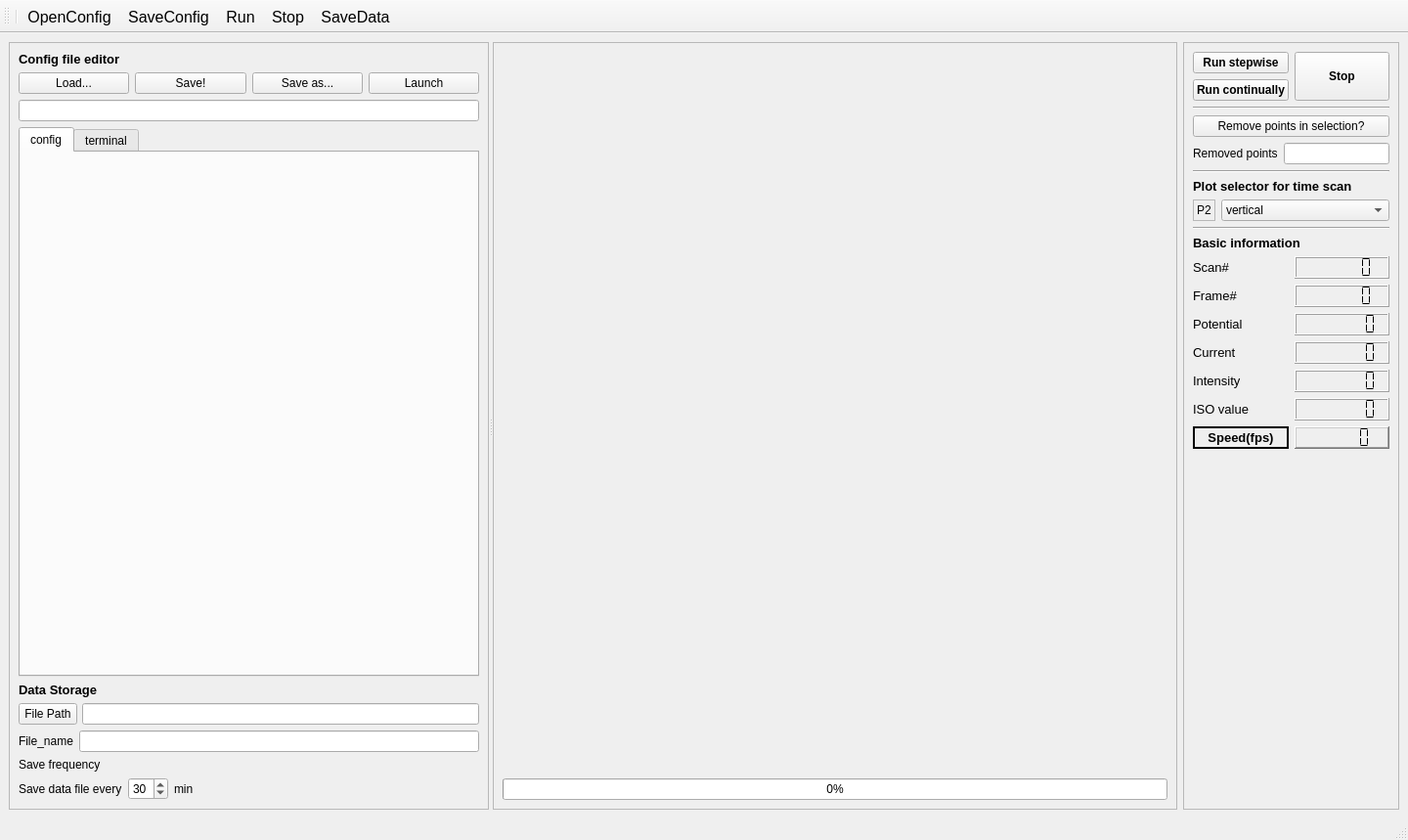
<?xml version="1.0" encoding="UTF-8"?>
<ui version="4.0">
 <class>MainWindow</class>
 <widget class="QMainWindow" name="MainWindow">
  <property name="enabled">
   <bool>true</bool>
  </property>
  <property name="geometry">
   <rect>
    <x>0</x>
    <y>0</y>
    <width>1440</width>
    <height>859</height>
   </rect>
  </property>
  <property name="sizePolicy">
   <sizepolicy hsizetype="Preferred" vsizetype="Expanding">
    <horstretch>0</horstretch>
    <verstretch>0</verstretch>
   </sizepolicy>
  </property>
  <property name="maximumSize">
   <size>
    <width>16777215</width>
    <height>16777215</height>
   </size>
  </property>
  <property name="windowTitle">
   <string>MainWindow</string>
  </property>
  <widget class="QWidget" name="centralwidget">
   <layout class="QHBoxLayout" name="horizontalLayout_7">
    <item>
     <widget class="QSplitter" name="splitter">
      <property name="sizePolicy">
       <sizepolicy hsizetype="Preferred" vsizetype="Preferred">
        <horstretch>0</horstretch>
        <verstretch>0</verstretch>
       </sizepolicy>
      </property>
      <property name="orientation">
       <enum>Qt::Horizontal</enum>
      </property>
      <widget class="QFrame" name="frame">
       <property name="sizePolicy">
        <sizepolicy hsizetype="Expanding" vsizetype="Preferred">
         <horstretch>0</horstretch>
         <verstretch>0</verstretch>
        </sizepolicy>
       </property>
       <property name="maximumSize">
        <size>
         <width>400000</width>
         <height>16777215</height>
        </size>
       </property>
       <property name="frameShape">
        <enum>QFrame::StyledPanel</enum>
       </property>
       <property name="frameShadow">
        <enum>QFrame::Raised</enum>
       </property>
       <layout class="QVBoxLayout" name="verticalLayout_2">
        <item>
         <widget class="QLabel" name="label">
          <property name="sizePolicy">
           <sizepolicy hsizetype="Fixed" vsizetype="Fixed">
            <horstretch>0</horstretch>
            <verstretch>0</verstretch>
           </sizepolicy>
          </property>
          <property name="font">
           <font>
            <pointsize>10</pointsize>
            <weight>75</weight>
            <bold>true</bold>
           </font>
          </property>
          <property name="text">
           <string>Config file editor</string>
          </property>
         </widget>
        </item>
        <item>
         <layout class="QHBoxLayout" name="horizontalLayout_2">
          <property name="sizeConstraint">
           <enum>QLayout::SetNoConstraint</enum>
          </property>
          <item>
           <widget class="QPushButton" name="open">
            <property name="sizePolicy">
             <sizepolicy hsizetype="Preferred" vsizetype="Fixed">
              <horstretch>0</horstretch>
              <verstretch>0</verstretch>
             </sizepolicy>
            </property>
            <property name="text">
             <string>Load...</string>
            </property>
           </widget>
          </item>
          <item>
           <widget class="QPushButton" name="save">
            <property name="sizePolicy">
             <sizepolicy hsizetype="Preferred" vsizetype="Fixed">
              <horstretch>0</horstretch>
              <verstretch>0</verstretch>
             </sizepolicy>
            </property>
            <property name="text">
             <string>Save!</string>
            </property>
           </widget>
          </item>
          <item>
           <widget class="QPushButton" name="saveas">
            <property name="sizePolicy">
             <sizepolicy hsizetype="Preferred" vsizetype="Fixed">
              <horstretch>0</horstretch>
              <verstretch>0</verstretch>
             </sizepolicy>
            </property>
            <property name="text">
             <string>Save as...</string>
            </property>
           </widget>
          </item>
          <item>
           <widget class="QPushButton" name="launch">
            <property name="sizePolicy">
             <sizepolicy hsizetype="Preferred" vsizetype="Fixed">
              <horstretch>0</horstretch>
              <verstretch>0</verstretch>
             </sizepolicy>
            </property>
            <property name="text">
             <string>Launch</string>
            </property>
           </widget>
          </item>
         </layout>
        </item>
        <item>
         <widget class="QLineEdit" name="lineEdit">
          <property name="sizePolicy">
           <sizepolicy hsizetype="Expanding" vsizetype="Fixed">
            <horstretch>0</horstretch>
            <verstretch>0</verstretch>
           </sizepolicy>
          </property>
          <property name="maximumSize">
           <size>
            <width>400000</width>
            <height>16777215</height>
           </size>
          </property>
         </widget>
        </item>
        <item>
         <widget class="QTabWidget" name="tabWidget">
          <property name="currentIndex">
           <number>0</number>
          </property>
          <widget class="QWidget" name="tab">
           <attribute name="title">
            <string>config</string>
           </attribute>
           <layout class="QHBoxLayout" name="horizontalLayout_9">
            <item>
             <widget class="SolverParameters" name="widget_config" native="true">
              <property name="sizePolicy">
               <sizepolicy hsizetype="Expanding" vsizetype="Expanding">
                <horstretch>0</horstretch>
                <verstretch>0</verstretch>
               </sizepolicy>
              </property>
             </widget>
            </item>
           </layout>
          </widget>
          <widget class="QWidget" name="tab_2">
           <attribute name="title">
            <string>terminal</string>
           </attribute>
           <layout class="QHBoxLayout" name="horizontalLayout_11">
            <item>
             <widget class="TerminalWidget" name="widget_terminal" native="true"/>
            </item>
           </layout>
          </widget>
         </widget>
        </item>
        <item>
         <widget class="QLabel" name="label_2">
          <property name="sizePolicy">
           <sizepolicy hsizetype="Fixed" vsizetype="Fixed">
            <horstretch>0</horstretch>
            <verstretch>0</verstretch>
           </sizepolicy>
          </property>
          <property name="font">
           <font>
            <pointsize>10</pointsize>
            <weight>75</weight>
            <bold>true</bold>
           </font>
          </property>
          <property name="text">
           <string>Data Storage</string>
          </property>
         </widget>
        </item>
        <item>
         <layout class="QHBoxLayout" name="horizontalLayout_3" stretch="0,0">
          <property name="spacing">
           <number>5</number>
          </property>
          <property name="sizeConstraint">
           <enum>QLayout::SetFixedSize</enum>
          </property>
          <item>
           <widget class="QPushButton" name="pushButton_filePath">
            <property name="sizePolicy">
             <sizepolicy hsizetype="Fixed" vsizetype="Fixed">
              <horstretch>0</horstretch>
              <verstretch>0</verstretch>
             </sizepolicy>
            </property>
            <property name="maximumSize">
             <size>
              <width>60</width>
              <height>16777215</height>
             </size>
            </property>
            <property name="text">
             <string>File Path</string>
            </property>
           </widget>
          </item>
          <item>
           <widget class="QLineEdit" name="lineEdit_data_file_path">
            <property name="sizePolicy">
             <sizepolicy hsizetype="Preferred" vsizetype="Fixed">
              <horstretch>0</horstretch>
              <verstretch>0</verstretch>
             </sizepolicy>
            </property>
            <property name="minimumSize">
             <size>
              <width>230</width>
              <height>0</height>
             </size>
            </property>
            <property name="maximumSize">
             <size>
              <width>350000</width>
              <height>16777215</height>
             </size>
            </property>
            <property name="inputMask">
             <string notr="true" extracomment="file_name.xlsx"/>
            </property>
            <property name="text">
             <string extracomment="file_name.xlsx"/>
            </property>
           </widget>
          </item>
         </layout>
        </item>
        <item>
         <layout class="QHBoxLayout" name="horizontalLayout_4">
          <property name="sizeConstraint">
           <enum>QLayout::SetFixedSize</enum>
          </property>
          <item>
           <widget class="QLabel" name="label_16">
            <property name="sizePolicy">
             <sizepolicy hsizetype="Fixed" vsizetype="Fixed">
              <horstretch>0</horstretch>
              <verstretch>0</verstretch>
             </sizepolicy>
            </property>
            <property name="text">
             <string>File_name</string>
            </property>
           </widget>
          </item>
          <item>
           <widget class="QLineEdit" name="lineEdit_data_file_name">
            <property name="sizePolicy">
             <sizepolicy hsizetype="Fixed" vsizetype="Fixed">
              <horstretch>0</horstretch>
              <verstretch>0</verstretch>
             </sizepolicy>
            </property>
            <property name="maximumSize">
             <size>
              <width>3500000</width>
              <height>16777215</height>
             </size>
            </property>
           </widget>
          </item>
         </layout>
        </item>
        <item>
         <widget class="QLabel" name="label_6">
          <property name="minimumSize">
           <size>
            <width>0</width>
            <height>13</height>
           </size>
          </property>
          <property name="text">
           <string>Save frequency</string>
          </property>
         </widget>
        </item>
        <item>
         <layout class="QHBoxLayout" name="horizontalLayout_5">
          <item>
           <widget class="QLabel" name="label_7">
            <property name="text">
             <string>Save data file every</string>
            </property>
           </widget>
          </item>
          <item>
           <widget class="QSpinBox" name="spinBox_save_frequency">
            <property name="value">
             <number>30</number>
            </property>
           </widget>
          </item>
          <item>
           <widget class="QLabel" name="label_8">
            <property name="text">
             <string>min</string>
            </property>
           </widget>
          </item>
          <item>
           <spacer name="horizontalSpacer">
            <property name="orientation">
             <enum>Qt::Horizontal</enum>
            </property>
            <property name="sizeHint" stdset="0">
             <size>
              <width>40</width>
              <height>20</height>
             </size>
            </property>
           </spacer>
          </item>
         </layout>
        </item>
       </layout>
      </widget>
      <widget class="QFrame" name="frame_2">
       <property name="sizePolicy">
        <sizepolicy hsizetype="Expanding" vsizetype="Preferred">
         <horstretch>0</horstretch>
         <verstretch>0</verstretch>
        </sizepolicy>
       </property>
       <property name="minimumSize">
        <size>
         <width>700</width>
         <height>0</height>
        </size>
       </property>
       <property name="frameShape">
        <enum>QFrame::StyledPanel</enum>
       </property>
       <property name="frameShadow">
        <enum>QFrame::Raised</enum>
       </property>
       <layout class="QVBoxLayout" name="verticalLayout">
        <item>
         <layout class="QVBoxLayout" name="verticalLayout_4">
          <property name="sizeConstraint">
           <enum>QLayout::SetMaximumSize</enum>
          </property>
          <item>
           <widget class="GraphicsLayoutWidget" name="widget_image" native="true">
            <property name="sizePolicy">
             <sizepolicy hsizetype="Expanding" vsizetype="Expanding">
              <horstretch>0</horstretch>
              <verstretch>0</verstretch>
             </sizepolicy>
            </property>
           </widget>
          </item>
          <item>
           <widget class="QProgressBar" name="progressBar">
            <property name="value">
             <number>0</number>
            </property>
           </widget>
          </item>
         </layout>
        </item>
       </layout>
      </widget>
     </widget>
    </item>
    <item>
     <widget class="QFrame" name="frame_3">
      <property name="sizePolicy">
       <sizepolicy hsizetype="Fixed" vsizetype="Preferred">
        <horstretch>0</horstretch>
        <verstretch>0</verstretch>
       </sizepolicy>
      </property>
      <property name="layoutDirection">
       <enum>Qt::LeftToRight</enum>
      </property>
      <property name="frameShape">
       <enum>QFrame::StyledPanel</enum>
      </property>
      <property name="frameShadow">
       <enum>QFrame::Raised</enum>
      </property>
      <layout class="QVBoxLayout" name="verticalLayout_3">
       <item>
        <layout class="QHBoxLayout" name="horizontalLayout_6">
         <item>
          <layout class="QVBoxLayout" name="verticalLayout_6">
           <item>
            <widget class="QPushButton" name="runstepwise">
             <property name="sizePolicy">
              <sizepolicy hsizetype="Preferred" vsizetype="Fixed">
               <horstretch>0</horstretch>
               <verstretch>0</verstretch>
              </sizepolicy>
             </property>
             <property name="font">
              <font>
               <weight>75</weight>
               <bold>true</bold>
              </font>
             </property>
             <property name="text">
              <string>Run stepwise</string>
             </property>
            </widget>
           </item>
           <item>
            <widget class="QPushButton" name="plot">
             <property name="sizePolicy">
              <sizepolicy hsizetype="Preferred" vsizetype="Fixed">
               <horstretch>0</horstretch>
               <verstretch>0</verstretch>
              </sizepolicy>
             </property>
             <property name="font">
              <font>
               <weight>75</weight>
               <bold>true</bold>
              </font>
             </property>
             <property name="text">
              <string>Run continually</string>
             </property>
            </widget>
           </item>
          </layout>
         </item>
         <item>
          <widget class="QPushButton" name="stopBtn">
           <property name="sizePolicy">
            <sizepolicy hsizetype="Preferred" vsizetype="Preferred">
             <horstretch>0</horstretch>
             <verstretch>0</verstretch>
            </sizepolicy>
           </property>
           <property name="font">
            <font>
             <weight>75</weight>
             <bold>true</bold>
            </font>
           </property>
           <property name="text">
            <string>Stop</string>
           </property>
          </widget>
         </item>
        </layout>
       </item>
       <item>
        <widget class="Line" name="line_3">
         <property name="orientation">
          <enum>Qt::Horizontal</enum>
         </property>
        </widget>
       </item>
       <item>
        <widget class="QPushButton" name="pushButton_remove_current_point">
         <property name="text">
          <string>Remove points in selection?</string>
         </property>
        </widget>
       </item>
       <item>
        <layout class="QHBoxLayout" name="horizontalLayout_10">
         <item>
          <widget class="QLabel" name="label_22">
           <property name="text">
            <string>Removed points</string>
           </property>
          </widget>
         </item>
         <item>
          <widget class="QLineEdit" name="lineEdit_abnormal_points"/>
         </item>
        </layout>
       </item>
       <item>
        <widget class="Line" name="line_2">
         <property name="orientation">
          <enum>Qt::Horizontal</enum>
         </property>
        </widget>
       </item>
       <item>
        <widget class="QLabel" name="label_5">
         <property name="sizePolicy">
          <sizepolicy hsizetype="Preferred" vsizetype="Fixed">
           <horstretch>0</horstretch>
           <verstretch>0</verstretch>
          </sizepolicy>
         </property>
         <property name="font">
          <font>
           <pointsize>10</pointsize>
           <weight>75</weight>
           <bold>true</bold>
          </font>
         </property>
         <property name="text">
          <string>Plot selector for time scan</string>
         </property>
        </widget>
       </item>
       <item>
        <layout class="QFormLayout" name="formLayout">
         <property name="labelAlignment">
          <set>Qt::AlignLeading|Qt::AlignLeft|Qt::AlignVCenter</set>
         </property>
         <property name="formAlignment">
          <set>Qt::AlignLeading|Qt::AlignLeft|Qt::AlignTop</set>
         </property>
         <property name="horizontalSpacing">
          <number>6</number>
         </property>
         <item row="0" column="0">
          <widget class="QLabel" name="label_21">
           <property name="frameShape">
            <enum>QFrame::StyledPanel</enum>
           </property>
           <property name="text">
            <string>P2</string>
           </property>
          </widget>
         </item>
         <item row="0" column="1">
          <widget class="QComboBox" name="comboBox_p2">
           <item>
            <property name="text">
             <string>vertical</string>
            </property>
           </item>
           <item>
            <property name="text">
             <string>horizontal</string>
            </property>
           </item>
          </widget>
         </item>
        </layout>
       </item>
       <item>
        <widget class="Line" name="line">
         <property name="orientation">
          <enum>Qt::Horizontal</enum>
         </property>
        </widget>
       </item>
       <item>
        <widget class="QLabel" name="label_9">
         <property name="sizePolicy">
          <sizepolicy hsizetype="Fixed" vsizetype="Fixed">
           <horstretch>0</horstretch>
           <verstretch>0</verstretch>
          </sizepolicy>
         </property>
         <property name="font">
          <font>
           <pointsize>10</pointsize>
           <weight>75</weight>
           <bold>true</bold>
          </font>
         </property>
         <property name="text">
          <string>Basic information</string>
         </property>
        </widget>
       </item>
       <item>
        <layout class="QGridLayout" name="gridLayout_5">
         <item row="0" column="0">
          <layout class="QGridLayout" name="gridLayout">
           <item row="0" column="0">
            <widget class="QLabel" name="label_10">
             <property name="font">
              <font>
               <pointsize>10</pointsize>
              </font>
             </property>
             <property name="text">
              <string>Scan#</string>
             </property>
            </widget>
           </item>
           <item row="1" column="0">
            <widget class="QLabel" name="label_11">
             <property name="font">
              <font>
               <pointsize>10</pointsize>
              </font>
             </property>
             <property name="text">
              <string>Frame#</string>
             </property>
            </widget>
           </item>
           <item row="2" column="0">
            <widget class="QLabel" name="label_12">
             <property name="font">
              <font>
               <pointsize>10</pointsize>
              </font>
             </property>
             <property name="text">
              <string>Potential</string>
             </property>
            </widget>
           </item>
           <item row="3" column="0">
            <widget class="QLabel" name="label_13">
             <property name="font">
              <font>
               <pointsize>10</pointsize>
              </font>
             </property>
             <property name="text">
              <string>Current</string>
             </property>
            </widget>
           </item>
           <item row="4" column="0">
            <widget class="QLabel" name="label_14">
             <property name="font">
              <font>
               <pointsize>10</pointsize>
              </font>
             </property>
             <property name="text">
              <string>Intensity</string>
             </property>
            </widget>
           </item>
           <item row="5" column="0">
            <widget class="QLabel" name="label_15">
             <property name="font">
              <font>
               <pointsize>10</pointsize>
              </font>
             </property>
             <property name="text">
              <string>ISO value</string>
             </property>
            </widget>
           </item>
          </layout>
         </item>
         <item row="0" column="1">
          <layout class="QGridLayout" name="gridLayout_2">
           <item row="4" column="0">
            <widget class="QLCDNumber" name="lcdNumber_intensity">
             <property name="font">
              <font>
               <family>Times New Roman</family>
               <weight>50</weight>
               <bold>false</bold>
              </font>
             </property>
             <property name="smallDecimalPoint">
              <bool>true</bool>
             </property>
             <property name="digitCount">
              <number>6</number>
             </property>
             <property name="segmentStyle">
              <enum>QLCDNumber::Flat</enum>
             </property>
            </widget>
           </item>
           <item row="1" column="0">
            <widget class="QLCDNumber" name="lcdNumber_frame_number">
             <property name="font">
              <font>
               <family>Times New Roman</family>
               <weight>50</weight>
               <bold>false</bold>
               <kerning>false</kerning>
              </font>
             </property>
             <property name="smallDecimalPoint">
              <bool>false</bool>
             </property>
             <property name="digitCount">
              <number>6</number>
             </property>
             <property name="segmentStyle">
              <enum>QLCDNumber::Flat</enum>
             </property>
             <property name="intValue" stdset="0">
              <number>0</number>
             </property>
            </widget>
           </item>
           <item row="2" column="0">
            <widget class="QLCDNumber" name="lcdNumber_potential">
             <property name="font">
              <font>
               <family>Times New Roman</family>
               <weight>50</weight>
               <bold>false</bold>
              </font>
             </property>
             <property name="smallDecimalPoint">
              <bool>true</bool>
             </property>
             <property name="digitCount">
              <number>6</number>
             </property>
             <property name="segmentStyle">
              <enum>QLCDNumber::Flat</enum>
             </property>
            </widget>
           </item>
           <item row="3" column="0">
            <widget class="QLCDNumber" name="lcdNumber_current">
             <property name="font">
              <font>
               <family>Times New Roman</family>
               <weight>50</weight>
               <bold>false</bold>
              </font>
             </property>
             <property name="layoutDirection">
              <enum>Qt::LeftToRight</enum>
             </property>
             <property name="smallDecimalPoint">
              <bool>true</bool>
             </property>
             <property name="digitCount">
              <number>6</number>
             </property>
             <property name="segmentStyle">
              <enum>QLCDNumber::Flat</enum>
             </property>
            </widget>
           </item>
           <item row="0" column="0">
            <widget class="QLCDNumber" name="lcdNumber_scan_number">
             <property name="font">
              <font>
               <family>Times New Roman</family>
               <weight>50</weight>
               <bold>false</bold>
               <stylestrategy>NoAntialias</stylestrategy>
              </font>
             </property>
             <property name="smallDecimalPoint">
              <bool>false</bool>
             </property>
             <property name="digitCount">
              <number>6</number>
             </property>
             <property name="mode">
              <enum>QLCDNumber::Dec</enum>
             </property>
             <property name="segmentStyle">
              <enum>QLCDNumber::Flat</enum>
             </property>
             <property name="value" stdset="0">
              <double>0.000000000000000</double>
             </property>
             <property name="intValue" stdset="0">
              <number>0</number>
             </property>
            </widget>
           </item>
           <item row="5" column="0">
            <widget class="QLCDNumber" name="lcdNumber_iso">
             <property name="font">
              <font>
               <family>Times New Roman</family>
               <weight>50</weight>
               <bold>false</bold>
              </font>
             </property>
             <property name="smallDecimalPoint">
              <bool>true</bool>
             </property>
             <property name="digitCount">
              <number>6</number>
             </property>
             <property name="segmentStyle">
              <enum>QLCDNumber::Flat</enum>
             </property>
            </widget>
           </item>
          </layout>
         </item>
         <item row="1" column="0">
          <widget class="QLabel" name="label_20">
           <property name="font">
            <font>
             <pointsize>10</pointsize>
             <weight>75</weight>
             <bold>true</bold>
            </font>
           </property>
           <property name="layoutDirection">
            <enum>Qt::RightToLeft</enum>
           </property>
           <property name="frameShape">
            <enum>QFrame::WinPanel</enum>
           </property>
           <property name="text">
            <string>Speed(fps)</string>
           </property>
           <property name="alignment">
            <set>Qt::AlignCenter</set>
           </property>
          </widget>
         </item>
         <item row="1" column="1">
          <widget class="QLCDNumber" name="lcdNumber_speed">
           <property name="font">
            <font>
             <family>Times New Roman</family>
             <pointsize>8</pointsize>
             <weight>75</weight>
             <italic>false</italic>
             <bold>true</bold>
             <underline>false</underline>
             <strikeout>false</strikeout>
             <kerning>true</kerning>
            </font>
           </property>
           <property name="frameShape">
            <enum>QFrame::WinPanel</enum>
           </property>
           <property name="smallDecimalPoint">
            <bool>true</bool>
           </property>
           <property name="segmentStyle">
            <enum>QLCDNumber::Flat</enum>
           </property>
          </widget>
         </item>
        </layout>
       </item>
       <item>
        <spacer name="verticalSpacer">
         <property name="orientation">
          <enum>Qt::Vertical</enum>
         </property>
         <property name="sizeHint" stdset="0">
          <size>
           <width>20</width>
           <height>40</height>
          </size>
         </property>
        </spacer>
       </item>
      </layout>
     </widget>
    </item>
   </layout>
  </widget>
  <widget class="QMenuBar" name="menubar">
   <property name="geometry">
    <rect>
     <x>0</x>
     <y>0</y>
     <width>1440</width>
     <height>21</height>
    </rect>
   </property>
  </widget>
  <widget class="QStatusBar" name="statusbar"/>
  <widget class="QToolBar" name="toolBar">
   <property name="font">
    <font>
     <pointsize>12</pointsize>
     <weight>50</weight>
     <italic>false</italic>
     <bold>false</bold>
     <underline>false</underline>
     <strikeout>false</strikeout>
    </font>
   </property>
   <property name="windowTitle">
    <string>toolBar</string>
   </property>
   <attribute name="toolBarArea">
    <enum>TopToolBarArea</enum>
   </attribute>
   <attribute name="toolBarBreak">
    <bool>false</bool>
   </attribute>
   <addaction name="separator"/>
   <addaction name="actionOpenConfig"/>
   <addaction name="actionSaveConfig"/>
   <addaction name="actionRun"/>
   <addaction name="actionStop"/>
   <addaction name="actionSaveData"/>
  </widget>
  <action name="actionOpenConfig">
   <property name="icon">
    <iconset>
     <normalon>../../../icons/blue-folder--arrow.png</normalon>
    </iconset>
   </property>
   <property name="text">
    <string>OpenConfig</string>
   </property>
  </action>
  <action name="actionSaveConfig">
   <property name="icon">
    <iconset>
     <normalon>../../../icons/application-dock-270.png</normalon>
    </iconset>
   </property>
   <property name="text">
    <string>SaveConfig</string>
   </property>
  </action>
  <action name="actionRun">
   <property name="icon">
    <iconset>
     <normaloff>../../../icons/clapperboard--arrow.png</normaloff>
     <normalon>../../../icons/battery-charge.png</normalon>../../../icons/clapperboard--arrow.png</iconset>
   </property>
   <property name="text">
    <string>Run</string>
   </property>
  </action>
  <action name="actionSaveData">
   <property name="icon">
    <iconset>
     <normalon>../../../icons/disc--plus.png</normalon>
    </iconset>
   </property>
   <property name="text">
    <string>SaveData</string>
   </property>
  </action>
  <action name="actionStop">
   <property name="icon">
    <iconset>
     <normalon>../../../icons/clapperboard--minus.png</normalon>
    </iconset>
   </property>
   <property name="text">
    <string>Stop</string>
   </property>
  </action>
 </widget>
 <customwidgets>
  <customwidget>
   <class>GraphicsLayoutWidget</class>
   <extends>QWidget</extends>
   <header location="global">pyqtgraph.h</header>
   <container>1</container>
  </customwidget>
  <customwidget>
   <class>SolverParameters</class>
   <extends>QWidget</extends>
   <header location="global">parameter_tree.h</header>
   <container>1</container>
  </customwidget>
  <customwidget>
   <class>TerminalWidget</class>
   <extends>QWidget</extends>
   <header>terminal_widget.h</header>
   <container>1</container>
  </customwidget>
 </customwidgets>
 <resources/>
 <connections/>
</ui>
